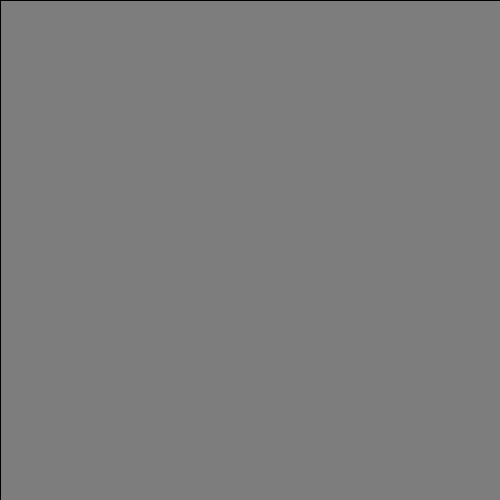
Frame 1 (no input)
Frame 60 (the mouse pressed at the canvas centre just before this capture): identical to frame 1, image omitted
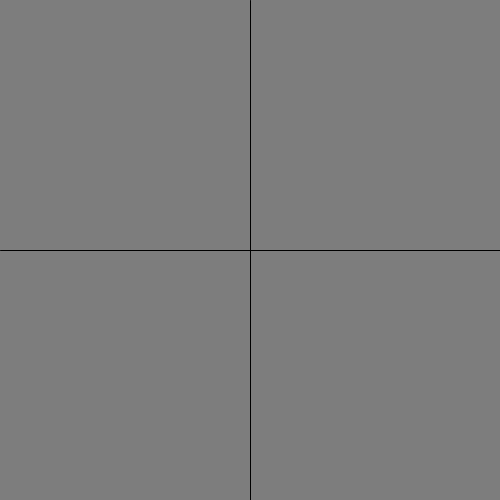
Frame 120 (the mouse held since frame 60 and released just before this capture)

The Processing sketch that drew these frames (run headless with seeded random() and noise(); from frame 60 on, the mouse is pressed at the canvas centre):

// Processing sketch: Cursor
// ── Cursor.pde
/*
  
  Processing Tutorial
  Sketch Nr. 13
  Thema : Cursor
  
  Sketch Inhalte :
  
  cursor(); / cursor(typ); / cursor(image); / cursor(image,x,y); - Befiniert den Cursor bzw macht ihn wieder sichtbar wenn noCorsor verwendet wurde
    ~ typ : Cursor-Typ (ARROW,CROSS,HAND,MOVE,TEXT,WAIT)
    ~ image : Bild, empolend : 32x32 0der 64x54 Pixel
    ~ x : x-Stelle des Bildes (Pixel) an der sich der Cursor befindet
    ~ y : y-Stelle des Bildes (Pixel) an der sich der Cursor bedindet
  
  noCursor(); - Der Cursor wird innerhalb der Leinwand nicht mehr angezeigt
  
  "Custum" Cursor - Man kann mit den Formen einen eigenden Cursor erstellen, indem man mouseX und MouseY in die Positionswert mit einbezieht
  
*/

boolean mode;
int status, statusAlt;

void setup()
{
  // SETUP START
  size(500,500);
  status = 0;
  statusAlt = -1;
  // SETUP ENDE
}

void draw()
{
  // NICHT TEIL DES TUTORIALS
  background(125);
  // DRAW START
  
  switch(status)
  {
    case 0:
      cursor();
      println("Cursor");
      statusAlt = status;
      status = -1;
      break;
    case 1:
      noCursor();
      println("No Cursor");
      statusAlt = status;
      status = -1;
      break;
    case 2:
      cursor(ARROW);
      println("Arrow Cursor");
      statusAlt = status;
      status = -1;      
      break;
    case 3:
      cursor(CROSS);
      println("CROSS Cursor");
      statusAlt = status;
      status = -1;      
      break;
    case 4:
      cursor(HAND);
      println("HAND Cursor");
      statusAlt = status;
      status = -1;      
      break;
    case 5:
      cursor(MOVE);
      statusAlt = status;
      status = -1;      
      println("MOVE Cursor");
      break;
    case 6:
      cursor(TEXT);
      println("TEXT Cursor");
      statusAlt = status;
      status = -1;      
      break;
    case 7:
      cursor(WAIT);
      println("WAIT Cursor");
      statusAlt = status;
      status = -1;      
      break;
  }

  // DRAW ENDE
  // NICHT TEIL DES TUTORIALS
  line(0, mouseY, width, mouseY);
  line(mouseX, 0, mouseX, height);
  //println(mouseX + " | " + mouseY);
}

void keyPressed()
{
  if(key == 'q')
  {
    status = statusAlt + 1;
    if(status > 7) status = 0;
  } else if(key == 'a')
  {
    status = statusAlt - 1;
    if(status < 0) status = 7;
  }
  
}
